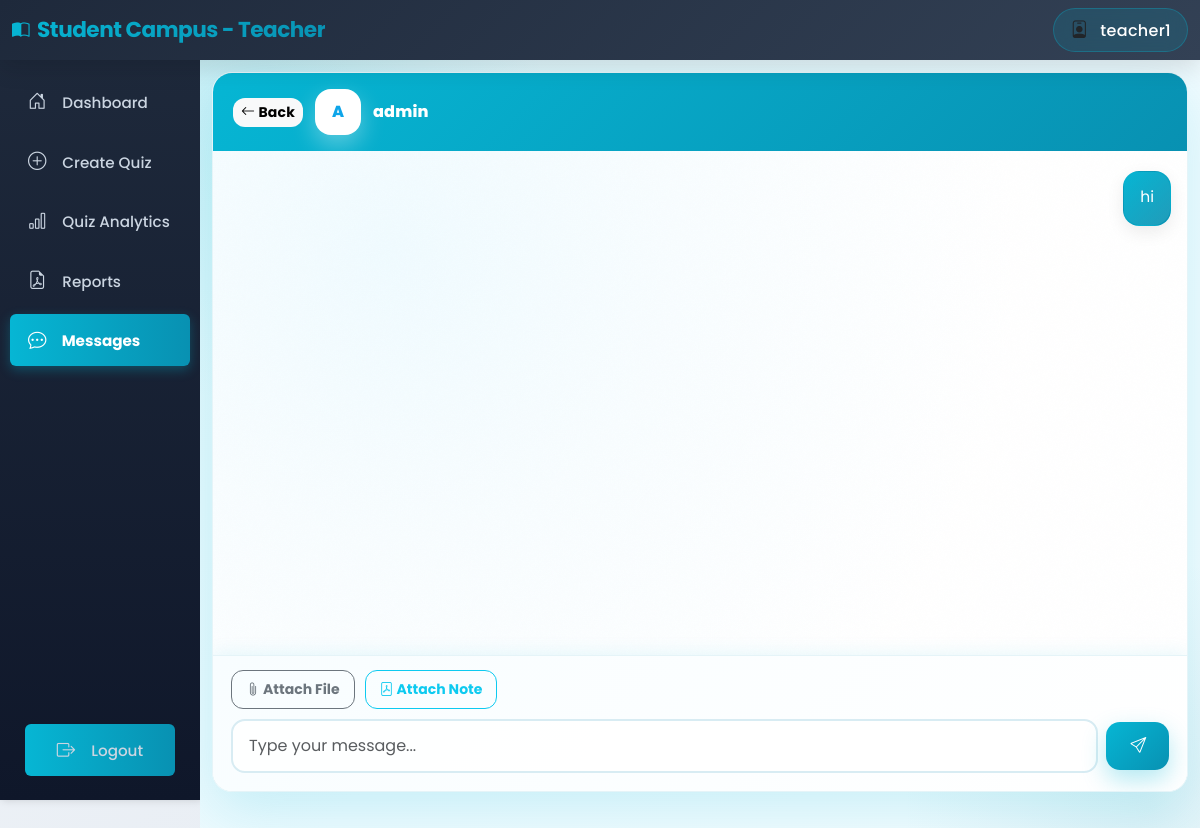
/teacher/chat/1/ (signed in), run on the app's committed database.
### authentication/models.py (models this page shows, shortened)
class User(AbstractUser):
    ROLE_CHOICES = (
        ('student', 'Student'),
        ('teacher', 'Teacher'),
    )
    role = models.CharField(max_length=10, choices=ROLE_CHOICES, default='student')
    def is_teacher(self):
        return self.role == 'teacher'

### teachers/models.py (models this page shows, shortened)
class ChatMessage(models.Model):
    sender = models.ForeignKey(User, on_delete=models.CASCADE, related_name='sent_messages')
    receiver = models.ForeignKey(User, on_delete=models.CASCADE, related_name='received_messages')
    message = models.TextField(blank=True)
    file = models.FileField(upload_to='chat_files/%Y/%m/%d/', null=True, blank=True)
    attached_note = models.ForeignKey(PDFNote, on_delete=models.SET_NULL, null=True, blank=True, related_name='chat_references')
    created_at = models.DateTimeField(auto_now_add=True)
    is_read = models.BooleanField(default=False)
    def __str__(self):
        return f"Message {self.id}"
    class Meta:
        ordering = ['created_at']

### teachers/views.py (the view)
# urls.py: path('chat/<int:user_id>/', views.teacher_chat_with, name='teacher_chat_with'),
@login_required
def teacher_chat_with(request, user_id):
    if not request.user.is_teacher():
        return HttpResponseForbidden("You don't have permission to access this page.")
    other_user = get_object_or_404(User, id=user_id, role='student')
    messages_list = ChatMessage.objects.filter(
        Q(sender=request.user, receiver=other_user) | Q(sender=other_user, receiver=request.user)
    ).select_related('attached_note', 'attached_note__subject').order_by('created_at')
    ChatMessage.objects.filter(sender=other_user, receiver=request.user, is_read=False).update(is_read=True)
    available_notes = PDFNote.objects.filter(subject__teacher=request.user).select_related('subject')
    return render(request, 'teachers/chat_conversation.html', {
        'other_user': other_user,
        'messages': messages_list,
        'available_notes': available_notes
    })

### templates/teachers/chat_conversation.html (shortened to what this page needs)
{% extends 'teachers/base_teacher.html' %}
{% block teacher_content %}
<div class="chat-container-wrapper">
    <div class="chat-shell">
        <div class="chat-header">
            <div class="d-flex justify-content-between align-items-center">
                <div class="chat-identity">
                    <a href="{% url 'teacher_chat' %}" class="btn btn-sm btn-light">
                        <i class="bi bi-arrow-left"></i> Back
                    </a>
                    <div class="avatar">{{ other_user.username|slice:":1"|upper }}</div>
                    <span>{{ other_user.username }}</span>
                </div>
            </div>
        </div>
        <div class="chat-body" id="chatMessages">
            {% for message in messages %}
                <div class="message-row {% if message.sender.id == user.id %}me{% else %}them{% endif %}">
                    <div class="message-bubble {% if message.sender.id == user.id %}me{% else %}them{% endif %}">
                        {% if message.message %}
                            <p class="mb-1">{{ message.message }}</p>
                        {% endif %}
                    </div>
                </div>
            {% endfor %}
        </div>
        <div class="chat-footer">
            <div class="toolbar">
                <button type="button" class="btn btn-sm btn-outline-secondary" onclick="document.getElementById('fileInput').click()">
                    <i class="bi bi-paperclip"></i> Attach File
                </button>
                <button type="button" class="btn btn-sm btn-outline-info" data-bs-toggle="modal" data-bs-target="#notesModal">
                    <i class="bi bi-file-pdf"></i> Attach Note
                </button>
            </div>
            <form id="messageForm" class="input-shell">
                <input type="text" id="messageInput" class="form-control" placeholder="Type your message..." autocomplete="off">
                <button type="submit" class="btn">
                    <i class="bi bi-send"></i>
                </button>
            </form>
        </div>
    </div>
</div>
{% endblock %}

### templates/teachers/base_teacher.html (shortened to what this page needs)
<!DOCTYPE html>
<html lang="en">
<head>
    <link href="https://cdn.jsdelivr.net/npm/bootstrap@5.3.0/dist/css/bootstrap.min.css" rel="stylesheet">
    <link href="https://cdn.jsdelivr.net/npm/bootstrap-icons@1.10.0/font/bootstrap-icons.css" rel="stylesheet">
</head>
<body>
    <div class="position-fixed top-0 end-0 p-3" style="z-index: 11000;">
    </div>
    <nav class="navbar navbar-expand-lg navbar-light bg-light">
        <div class="container-fluid">
            <a class="navbar-brand fw-bold" href="{% url 'teacher_dashboard' %}">
                <i class="bi bi-book-half me-2"></i>Student Campus - Teacher
            </a>
            <div class="ms-auto d-flex align-items-center gap-3">
                <div class="user-info">
                    <i class="bi bi-person-badge me-2"></i>
                    <span>{{ user.username }}</span>
                </div>
            </div>
        </div>
    </nav>
    <div class="container-fluid">
        <div class="row">
            <div class="col-md-2 p-0">
                <div class="sidebar">
                    <nav class="nav flex-column">
                        <a class="nav-link {% if request.resolver_match.url_name == 'teacher_dashboard' %}active{% endif %}" href="{% url 'teacher_dashboard' %}">
                            <i class="bi bi-house-door"></i> Dashboard
                        </a>
                        <a class="nav-link {% if request.resolver_match.url_name == 'create_quiz' or request.resolver_match.url_name == 'generate_quiz' %}active{% endif %}" href="{% url 'create_quiz' %}">
                            <i class="bi bi-plus-circle"></i> Create Quiz
                        </a>
                        <a class="nav-link {% if request.resolver_match.url_name == 'quiz_analytics' %}active{% endif %}" href="{% url 'quiz_analytics' %}">
                            <i class="bi bi-bar-chart"></i> Quiz Analytics
                        </a>
                        <a class="nav-link {% if request.resolver_match.url_name == 'quiz_reports' %}active{% endif %}" href="{% url 'quiz_reports' %}">
                            <i class="bi bi-file-earmark-pdf"></i> Reports
                        </a>
                        <a class="nav-link {% if request.resolver_match.url_name == 'teacher_chat' or request.resolver_match.url_name == 'teacher_chat_with' %}active{% endif %}" href="{% url 'teacher_chat' %}">
                            <i class="bi bi-chat-dots"></i> Messages
                        </a>
                        <a class="nav-link logout-btn" href="{% url 'logout' %}">
                            <i class="bi bi-box-arrow-right"></i> Logout
                        </a>
                    </nav>
                </div>
            </div>
            <div class="col-md-10 p-0">
                <div class="main-content">
                    {% block teacher_content %}
                    {% endblock %}
                </div>
            </div>
        </div>
    </div>
</body>
</html>

### templates/teachers/base_teacher.html (style rules this page uses)
:root { --primary-slate: #64748B; --primary-indigo: #4F46E5; --primary-cyan: #06B6D4; --dark-navy: #1E293B; --light-bg: #F1F5F9; }
* { font-family: 'Poppins', sans-serif; }
body { background: linear-gradient(135deg, #F1F5F9 0%, #E2E8F0 100%); min-height: 100vh; padding-top: 56px; font-weight: 400; }
.navbar { position: fixed; top: 0; left: 0; right: 0; z-index: 1000; background: linear-gradient(135deg, #1E293B 0%, #334155 100%) !important; box-shadow: 0 8px 24px rgba(0, 0, 0, 0.12); border: none; backdrop-filter: blur(10px); }
.navbar-brand { color: white !important; font-weight: 800; font-size: 1.35rem; letter-spacing: -0.5px; background: linear-gradient(135deg, #06B6D4 0%, #0891B2 100%); -webkit-background-clip: text; -webkit-text-fill-color: transparent; background-clip: text; }
.navbar span { color: white; font-weight: 500; letter-spacing: 0.3px; }
.user-info { background: rgba(6, 182, 212, 0.15); padding: 8px 16px; border-radius: 25px; backdrop-filter: blur(10px); border: 1px solid rgba(6, 182, 212, 0.3); }
.navbar .bi { font-size: 1.1rem; }
.sidebar { height: calc(100vh - 56px); background: linear-gradient(180deg, #1E293B 0%, #0F172A 100%); box-shadow: 2px 0 8px rgba(0, 0, 0, 0.15); position: sticky; top: 56px; display: flex; flex-direction: column; }
.sidebar .nav { display: flex; flex-direction: column; flex: 1; padding-top: 1rem; }
.sidebar .nav-link { color: #cbd5e1; padding: 12px 18px; border-radius: 6px; margin: 4px 10px; transition: all 0.3s ease; font-size: 0.95rem; font-weight: 500; }
.sidebar .nav-link.active { background: linear-gradient(90deg, #06B6D4 0%, #0891B2 100%); color: white; font-weight: 700; box-shadow: 0 4px 12px rgba(6, 182, 212, 0.3); }
.sidebar .nav-link i { margin-right: 12px; font-size: 1.15rem; width: 20px; text-align: center; }
.logout-btn { position: absolute; bottom: 20px; left: 15px; right: 15px; background: linear-gradient(90deg, #06B6D4 0%, #0891B2 100%); color: white; border: 0; font-weight: 600; transition: all 0.3s; text-align: center; padding: 10px; border-radius: 6px; text-decoration: none; display: block; }
.main-content { background-color: #F1F5F9; min-height: 100vh; padding: 30px; }

### data on the page
User: username "teacher1"
User: username "A", username "admin"
ChatMessage: message "hi"
